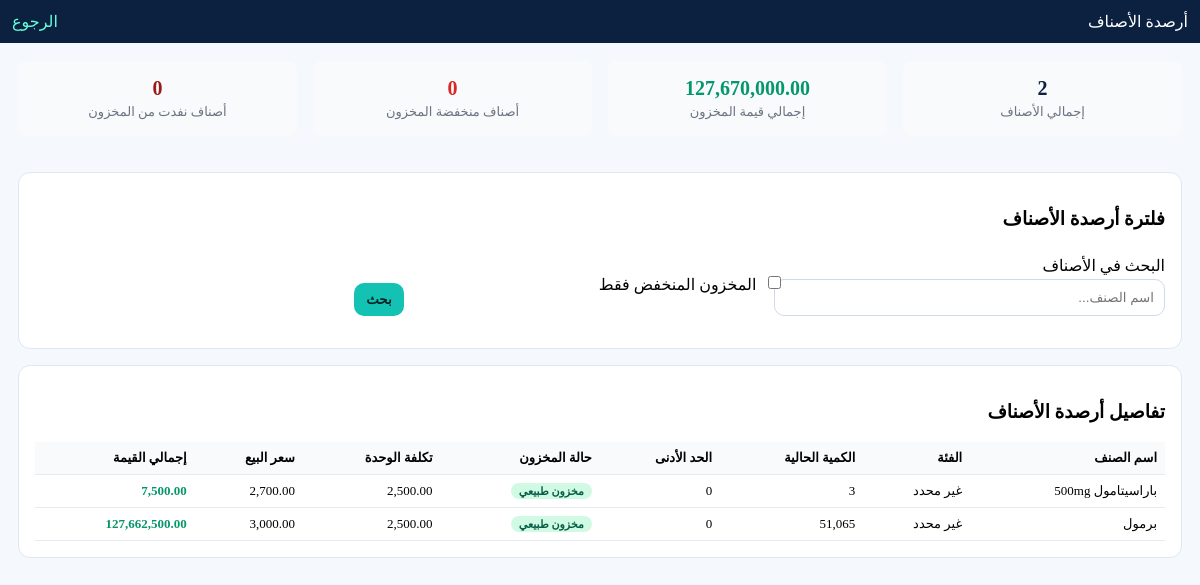
/report_item_balances.php (signed in), run on the app's committed database.
### tables this page shows
CREATE TABLE `products` (
  `id` int(11) NOT NULL,
  `sku` varchar(100) DEFAULT NULL,
  `name` varchar(150) NOT NULL,
  `barcode` varchar(100) DEFAULT NULL,
  `cost` decimal(14,2) NOT NULL DEFAULT 0.00,
  `price` decimal(14,2) NOT NULL DEFAULT 0.00,
  `quantity` int(11) NOT NULL DEFAULT 0,
  `min_quantity` int(11) NOT NULL DEFAULT 0,
  `cost_price` decimal(14,2) NOT NULL DEFAULT 0.00,
  `sale_price` decimal(14,2) NOT NULL DEFAULT 0.00,
  `unit` varchar(30) DEFAULT 'قطعة',
  `created_at` timestamp NOT NULL DEFAULT current_timestamp()
);

### report_item_balances.php (the view, shortened to what this page needs)
<?php
$pdo = db();
$title = 'أرصدة الأصناف';
$search = $_GET['search'] ?? '';
$low_stock = isset($_GET['low_stock']);
try {
    $pdo->exec("CREATE TABLE IF NOT EXISTS categories (
        id INT AUTO_INCREMENT PRIMARY KEY,
        name VARCHAR(255) NOT NULL,
        description TEXT,
        created_at TIMESTAMP DEFAULT CURRENT_TIMESTAMP
    )");
} catch (Exception $e) {
}
$sql = "SELECT p.id, p.name, p.quantity, p.min_quantity, p.cost_price, p.sale_price,
        'غير محدد' as category_name,
        (p.quantity * p.cost_price) as total_value
        FROM products p
        WHERE 1=1";
$params = [];
$sql .= " ORDER BY p.name";
$stmt = $pdo->prepare($sql);
$stmt->execute($params);
$products = $stmt->fetchAll();
$total_items = count($products);
$total_value = array_sum(array_column($products, 'total_value'));
$low_stock_count = 0;
$out_of_stock_count = 0;
?>
<!doctype html>
<html lang="ar" dir="rtl">
<head>
</head>
<body>
<div class="header">
    <div><?= $title ?></div>
    <nav><a href="./dashboard.php">الرجوع</a></nav>
</div>
<div class="wrap">
    <div class="stats">
        <div class="stat">
            <div class="stat-value"><?= number_format($total_items, 0) ?></div>
            <div class="stat-label">إجمالي الأصناف</div>
        </div>
        <div class="stat">
            <div class="stat-value value"><?= number_format($total_value, 2) ?></div>
            <div class="stat-label">إجمالي قيمة المخزون</div>
        </div>
        <div class="stat">
            <div class="stat-value" style="color:#dc2626"><?= $low_stock_count ?></div>
            <div class="stat-label">أصناف منخفضة المخزون</div>
        </div>
        <div class="stat">
            <div class="stat-value" style="color:#991b1b"><?= $out_of_stock_count ?></div>
            <div class="stat-label">أصناف نفدت من المخزون</div>
        </div>
    </div>
    <div class="card">
        <h3>فلترة أرصدة الأصناف</h3>
        <form method="get" class="filters">
            <div>
                <label>البحث في الأصناف</label>
                <input type="text" name="search" value="<?= htmlspecialchars($search) ?>" placeholder="اسم الصنف...">
            </div>
            <div class="checkbox-container">
                <input type="checkbox" id="low_stock" name="low_stock" <?= $low_stock ? 'checked' : '' ?>>
                <label for="low_stock">المخزون المنخفض فقط</label>
            </div>
            <div style="display:flex;align-items:end">
                <button type="submit" class="btn">بحث</button>
            </div>
        </form>
    </div>
    <div class="card">
        <h3>تفاصيل أرصدة الأصناف</h3>
        <table>
            <thead>
                <tr>
                    <th>اسم الصنف</th>
                    <th>الفئة</th>
                    <th>الكمية الحالية</th>
                    <th>الحد الأدنى</th>
                    <th>حالة المخزون</th>
                    <th>تكلفة الوحدة</th>
                    <th>سعر البيع</th>
                    <th>إجمالي القيمة</th>
                </tr>
            </thead>
            <tbody>
                <?php if (empty($products)): ?>
                    <tr><td colspan="8" style="text-align:center;color:#6b7280">لا توجد أصناف تطابق معايير البحث</td></tr>
                <?php else: ?>
                    <?php foreach ($products as $product): ?>
                        <?php
                        $stock_status = 'normal-stock';
                        $stock_text = 'مخزون طبيعي';
                        ?>
                        <tr>
                            <td><?= htmlspecialchars($product['name']) ?></td>
                            <td><?= htmlspecialchars($product['category_name']) ?></td>
                            <td><?= number_format($product['quantity'], 0) ?></td>
                            <td><?= number_format($product['min_quantity'], 0) ?></td>
                            <td>
                                <span class="stock-badge <?= $stock_status ?>"><?= $stock_text ?></span>
                            </td>
                            <td><?= number_format($product['cost_price'], 2) ?></td>
                            <td><?= number_format($product['sale_price'], 2) ?></td>
                            <td class="value"><?= number_format($product['total_value'], 2) ?></td>
                        </tr>
                    <?php endforeach; ?>
                <?php endif; ?>
            </tbody>
        </table>
    </div>
</div>
</body>
</html>

### report_item_balances.php (style rules this page uses)
body { margin:0;font-family:Tahoma;background:#f5f8fc }
.header { display:flex;justify-content:space-between;align-items:center;background:#0c2140;color:#fff;padding:12px }
a { color:#64ffda;text-decoration:none }
.wrap { padding:18px;display:grid;gap:16px }
.card { background:#fff;border:1px solid #dfe7f5;border-radius:12px;padding:16px }
.stats { display:grid;grid-template-columns:repeat(auto-fit,minmax(180px,1fr));gap:16px;margin-bottom:20px }
.stat { background:#f8fafc;padding:16px;border-radius:8px;text-align:center }
.stat-value { font-size:20px;font-weight:700;color:#0c2140 }
.stat-label { color:#6b7280;font-size:13px;margin-top:4px }
.filters { display:grid;grid-template-columns:repeat(auto-fit,minmax(200px,1fr));gap:12px;margin-bottom:16px }
label { display:block;margin:8px 0 4px }
input,select { width:100%;padding:10px;border:1px solid #cfd9ec;border-radius:10px }
table { width:100%;border-collapse:collapse;margin-top:10px }
th,td { border-bottom:1px solid #e7eaf3;padding:8px;text-align:right;font-size:13px }
th { background:#f8fafc;font-weight:600 }
.btn { border:0;border-radius:10px;padding:9px 12px;background:#13c2b3;color:#062427;font-weight:700;cursor:pointer }
.normal-stock { background:#d1fae5;color:#065f46 }
.stock-badge { padding:2px 8px;border-radius:12px;font-size:11px;font-weight:600 }
.value { color:#059669;font-weight:600 }
.checkbox-container { display:flex;align-items:center;gap:8px }
.checkbox-container input[type="checkbox"] { width:auto }

### data on the page
products: name "باراسيتامول 500mg", category_name "غير محدد", quantity "3", min_quantity "0", stock_text "مخزون طبيعي", cost_price "2,500.00", sale_price "2,700.00", total_value "7,500.00"
products: name "برمول", category_name "غير محدد", quantity "51,065", min_quantity "0", stock_text "مخزون طبيعي", cost_price "2,500.00", sale_price "3,000.00", total_value "127,662,500.00"

### other printed values
$title "أرصدة الأصناف"
$total_items "2"
$total_value "127,670,000.00"
$low_stock_count "0"
$out_of_stock_count "0"
